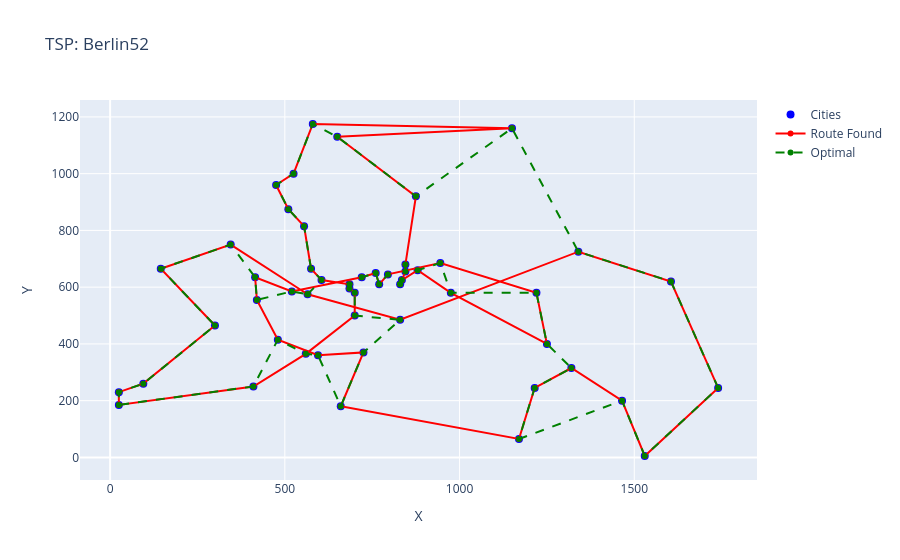

Notebook code cell kept with this figure:
### Code cell
tsp.plot(solution=ga.best_individual, show_optimal=True)
